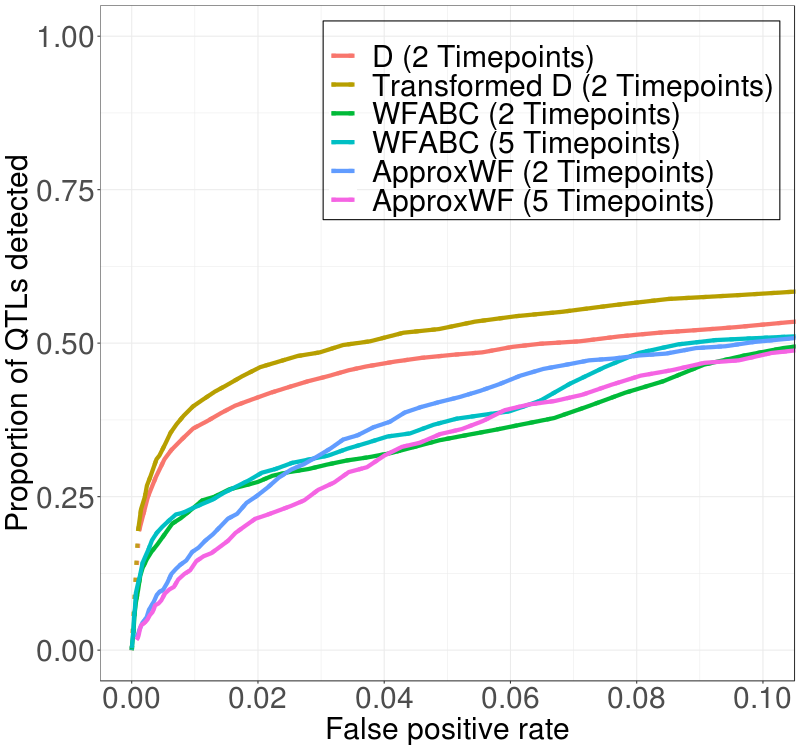

Recreate this plot in R.
## This script is used to create ROC curve comparisons among different trait architecture or experimental design scenarios.
## First define the type of comparisons that you want to make. Then, under the following if statement, define the appropriate variables for type of your comparison. Also define the variables outside of the if statement. Startin from line 75, also find the appropriate if statement and follow instructions there. 
## This step is usually very quick, so an interactive R session will be more suitable.
## You might find it easier to write your own R code for your specific purpose to plot the ROC curve. 


rm(list=ls(all=TRUE))

Type <- "ComputationalMethod" # can be "QTL_architecture", "WindowSize", "ComputationalMethod", "Replication", "Direction", "Experimental_design"

if (Type == "Direction"){
  NExpRep <- c(1)
  Directions <- c("Plus", "Minus")
} else if (Type == "Replication"){
  NsExpRep <- c(1,2,5)
  Direction <- c("Minus")
} else {
  NExpRep <- 1
  Directions <- c("Minus"
  )
}
WindowSize <- 0
# ComputationalMethod <- "D" # comment out if doing method comparison
filename <- "NQTL10_FewerSNPs" # When Type=="Replication", "Direction", "ComputationalMethod"
title <- paste0(Type, "_", filename) # When Type=="Replication", "Direction", "ComputationalMethod"
OutPath="/fs/cbsubscb10/storage/rl683/TemporalScan/" 
SampleSize=50 # make sure that the simulation had SampleSize LARGER or EQUAL to this
NSimRep=100 # make sure that the simulation had NSimRep LARGER or EQUAL to this

library(tidyverse)

if (Type %in% c("ComputationalMethod")){
  for (Direction in Directions){
    for (sim_rep_id in 1:NSimRep){
      setwd(paste0(OutPath, "Simulations/", filename, "/SimRep", sim_rep_id, "/", "ExpRep", Direction, NExpRep, "/")) ## set directory to experimental replication
      ROC <- read.table("ROC_TwoTimepoints_NGen5.txt", sep = ",",  header = T, stringsAsFactors = F)
      temp <- read.table("ROC_AllTimepoints_NGen5.txt", sep = ",",  header = T, stringsAsFactors = F)
      temp2 <- read.table("ROC_AllTimepoints_NGen5_TransformedD.txt", sep = ",",  header = T, stringsAsFactors = F) %>%
        mutate(Computational_method = "TransformedD")
      ROC <- rbind(ROC, temp, temp2)
      ROC[,5]<-paste0(ROC[,5], "_", ROC[,6])
      ROC <- ROC[,-6]
      colnames(ROC)<- c("Proportion_of_genetic_variance_in_gen_1", 
                        "Proportion_of_QTL_detected_weighted", 
                        "False_positive_rate",
                        "Window_size",
                        "Computational_method")
      if(sim_rep_id==1){
        ROC_temp <- ROC[,1:3]
      } else {
        ROC_temp <- ((sim_rep_id-1)*ROC_temp + ROC[,1:3])/sim_rep_id
      }
    }
    ROC_temp<-ROC_temp[c(1:100, 501:600, 101:200, 301:400, 201:300, 401:500),]
    ROC<-ROC[c(1:100, 501:600, 101:200, 301:400, 201:300, 401:500),]
    color <- sapply(ROC[,5], function(x) {which(unique(ROC[,5])==x)})
    labels <- c("D (2 Timepoints)",
                "Transformed D (2 Timepoints)", 
                "WFABC (2 Timepoints)", 
                "WFABC (5 Timepoints)",
                "ApproxWF (2 Timepoints)",
                "ApproxWF (5 Timepoints)")
    Computational_method <-ROC[,5]
    ROC_final <- cbind(ROC_temp, Computational_method, color)
    rm(Computational_method)
    
    
    p1 <- ggplot(ROC_final, aes(False_positive_rate,Proportion_of_genetic_variance_in_gen_1, color = factor(color, labels = labels))) + 
      geom_line(size = 2, alpha = 0.8, linetype="dotted") + 
      geom_line(data=ROC_final[which(ROC_final[,2]>0 | ROC_final[,3]>0),], aes(False_positive_rate, Proportion_of_genetic_variance_in_gen_1, color = factor(color, labels = labels)), size = 2, alpha = 1) + 
      scale_x_continuous(breaks = seq(0,0.1,0.02)) + 
      scale_y_continuous(limits = c(0,1)) + 
      coord_cartesian(xlim = c(0,0.1)) +
      xlab("False positive rate") +
      ylab("Proportion of genetic variance detected") +
      theme_bw() +
      theme(legend.position="none") +
      theme(axis.title = element_text(size = 30)) +
      theme(axis.text=element_text(size=30)) +
      theme(text = element_text(size=30)) +
      ggtitle(NULL)
    
    
    p2 <- ggplot(ROC_final, aes(False_positive_rate,Proportion_of_QTL_detected_weighted, color = factor(color, labels = labels))) + 
      geom_line(size = 2, alpha = 0.8, linetype="dotted") + 
      geom_line(data=ROC_final[which(ROC_final[,2]>0 | ROC_final[,3]>0),], aes(False_positive_rate, Proportion_of_QTL_detected_weighted, color = factor(color, labels = labels)), size = 2, alpha = 1) + 
      scale_x_continuous(breaks = seq(0,0.1,0.02)) +
      scale_y_continuous(limits = c(0,1)) + 
      coord_cartesian(xlim = c(0,0.1)) +
      xlab("False positive rate") +
      ylab("Proportion of QTLs detected") +
      theme_bw() +
      theme(legend.position="none") +
      theme(axis.title = element_text(size = 30)) +
      theme(axis.text=element_text(size=30)) +
      theme(text = element_text(size=30)) +
      ggtitle(NULL)
    
    p3 <- p1 +
      theme(legend.position = c(0.7, 0.2)) +
      theme(legend.text=element_text(size=30)) +
      theme(legend.background = element_rect(fill = "transparent", color="black")) +
      theme(legend.title = element_blank()) +
      theme(axis.title = element_text(size = 30)) +
      theme(axis.text=element_text(size=30))
    
    p4 <- p2 +
      theme(legend.position = c(0.65, 0.83)) +
      theme(legend.text=element_text(size=30)) +
      theme(legend.background = element_rect(fill = "transparent", color="black")) +
      theme(legend.title = element_blank()) +
      theme(axis.title = element_text(size = 30)) +
      theme(axis.text=element_text(size=30))
    
    p5 <- p2 +
      theme(legend.position = c(0.73, 0.83)) +
      theme(legend.text=element_text(size=20)) +
      theme(legend.background = element_rect(fill = "transparent", color="black")) +
      theme(legend.title = element_blank()) +
      theme(axis.title = element_text(size = 20)) +
      theme(axis.text=element_text(size=20))
    
    setwd(paste0(OutPath, "Figures/ROC/", Type, "/"))
    
    png(paste0(title[1], "_", Direction, "_Zoomed_Variance.png"), width = 1500, height = 760, units = "px", pointsize = 20)
    print(p1)
    dev.off()
    
    png(paste0(title[1], "_", Direction, "_Zoomed_Unweighted.png"), width = 1500, height = 760, units = "px", pointsize = 20)
    print(p2)
    dev.off()
    
    png(paste0(title[1], "_", Direction, "_Zoomed_Variance_Legend.png"), width = 800, height = 750, units = "px", pointsize = 20)
    print(p3)
    dev.off()
    
    png(paste0(title[1], "_", Direction, "_Zoomed_Unweighted_Legend.png"), width = 800, height = 750, units = "px", pointsize = 20)
    print(p4)
    dev.off()
    
    png(paste0("~/evolve-resequence-simulation/Figures/figure_2.png"), width = 800, height = 750, units = "px", pointsize = 20)
    print(p4)
    dev.off()

    jpeg(paste0("~/evolve-resequence-simulation/Figures/figure_2.jpeg"), width = 800, height = 750, units = "px", pointsize = 20)
    print(p4)
    dev.off()
    
    jpeg(paste0("~/evolve-resequence-simulation/Figures/figure_2_smaller_font.jpeg"), width = 800, height = 750, units = "px", pointsize = 20)
    print(p5)
    dev.off()
    
  }
}

